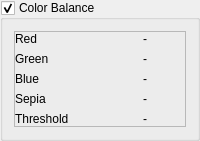
        <widget class="QGroupBox" name="coreGroupBox2">
         <property name="title">
          <string>Color Balance</string>
         </property>
         <property name="checkable">
          <bool>true</bool>
         </property>
         <layout class="QVBoxLayout" name="verticalLayout_3">
          <item>
           <widget class="QFrame" name="colorBalanceFrame">
            <property name="frameShape">
             <enum>QFrame::StyledPanel</enum>
            </property>
            <property name="frameShadow">
             <enum>QFrame::Raised</enum>
            </property>
            <layout class="QVBoxLayout" name="verticalLayout_10">
             <property name="leftMargin">
              <number>0</number>
             </property>
             <property name="topMargin">
              <number>0</number>
             </property>
             <property name="rightMargin">
              <number>0</number>
             </property>
             <property name="bottomMargin">
              <number>0</number>
             </property>
             <item>
              <layout class="QVBoxLayout" name="redVerticalLayout">
               <item>
                <layout class="QHBoxLayout" name="horizontalLayout_5">
                 <item>
                  <widget class="QLabel" name="red_lb">
                   <property name="text">
                    <string>Red</string>
                   </property>
                  </widget>
                 </item>
                 <item>
                  <widget class="QLabel" name="red_v_lb">
                   <property name="text">
                    <string>-</string>
                   </property>
                   <property name="alignment">
                    <set>Qt::AlignRight|Qt::AlignTrailing|Qt::AlignVCenter</set>
                   </property>
                  </widget>
                 </item>
                 <item>
                  <widget class="QPushButton" name="red_pb">
                   <property name="sizePolicy">
                    <sizepolicy hsizetype="Maximum" vsizetype="Fixed">
                     <horstretch>0</horstretch>
                     <verstretch>0</verstretch>
                    </sizepolicy>
                   </property>
                   <property name="styleSheet">
                    <string notr="true">border:none; background:transparent;</string>
                   </property>
                   <property name="text">
                    <string/>
                   </property>
                   <property name="icon">
                    <iconset resource="icons.qrc">
                     <normaloff>:/icons/arrow-go-back-line.png</normaloff>:/icons/arrow-go-back-line.png</iconset>
                   </property>
                  </widget>
                 </item>
                </layout>
               </item>
              </layout>
             </item>
             <item>
              <layout class="QVBoxLayout" name="greenVerticalLayout">
               <item>
                <layout class="QHBoxLayout" name="horizontalLayout_6">
                 <item>
                  <widget class="QLabel" name="gre_lb">
                   <property name="text">
                    <string>Green</string>
                   </property>
                  </widget>
                 </item>
                 <item>
                  <widget class="QLabel" name="gre_v_lb">
                   <property name="text">
                    <string>-</string>
                   </property>
                   <property name="alignment">
                    <set>Qt::AlignRight|Qt::AlignTrailing|Qt::AlignVCenter</set>
                   </property>
                  </widget>
                 </item>
                 <item>
                  <widget class="QPushButton" name="gre_pb">
                   <property name="sizePolicy">
                    <sizepolicy hsizetype="Maximum" vsizetype="Fixed">
                     <horstretch>0</horstretch>
                     <verstretch>0</verstretch>
                    </sizepolicy>
                   </property>
                   <property name="styleSheet">
                    <string notr="true">border:none; background:transparent;</string>
                   </property>
                   <property name="text">
                    <string/>
                   </property>
                   <property name="icon">
                    <iconset resource="icons.qrc">
                     <normaloff>:/icons/arrow-go-back-line.png</normaloff>:/icons/arrow-go-back-line.png</iconset>
                   </property>
                  </widget>
                 </item>
                </layout>
               </item>
              </layout>
             </item>
             <item>
              <layout class="QVBoxLayout" name="blueVerticalLayout">
               <item>
                <layout class="QHBoxLayout" name="horizontalLayout_7">
                 <item>
                  <widget class="QLabel" name="blu_lb">
                   <property name="text">
                    <string>Blue</string>
                   </property>
                  </widget>
                 </item>
                 <item>
                  <widget class="QLabel" name="blu_v_lb">
                   <property name="text">
                    <string>-</string>
                   </property>
                   <property name="alignment">
                    <set>Qt::AlignRight|Qt::AlignTrailing|Qt::AlignVCenter</set>
                   </property>
                  </widget>
                 </item>
                 <item>
                  <widget class="QPushButton" name="blu_pb">
                   <property name="sizePolicy">
                    <sizepolicy hsizetype="Maximum" vsizetype="Fixed">
                     <horstretch>0</horstretch>
                     <verstretch>0</verstretch>
                    </sizepolicy>
                   </property>
                   <property name="styleSheet">
                    <string notr="true">border:none; background:transparent;</string>
                   </property>
                   <property name="text">
                    <string/>
                   </property>
                   <property name="icon">
                    <iconset resource="icons.qrc">
                     <normaloff>:/icons/arrow-go-back-line.png</normaloff>:/icons/arrow-go-back-line.png</iconset>
                   </property>
                  </widget>
                 </item>
                </layout>
               </item>
              </layout>
             </item>
             <item>
              <layout class="QVBoxLayout" name="sepiaVerticalLayout">
               <item>
                <layout class="QHBoxLayout" name="horizontalLayout_17">
                 <item>
                  <widget class="QLabel" name="sep_lb">
                   <property name="text">
                    <string>Sepia</string>
                   </property>
                  </widget>
                 </item>
                 <item>
                  <widget class="QLabel" name="sep_v_lb">
                   <property name="text">
                    <string>-</string>
                   </property>
                   <property name="alignment">
                    <set>Qt::AlignRight|Qt::AlignTrailing|Qt::AlignVCenter</set>
                   </property>
                  </widget>
                 </item>
                 <item>
                  <widget class="QPushButton" name="sep_pb">
                   <property name="sizePolicy">
                    <sizepolicy hsizetype="Maximum" vsizetype="Fixed">
                     <horstretch>0</horstretch>
                     <verstretch>0</verstretch>
                    </sizepolicy>
                   </property>
                   <property name="styleSheet">
                    <string notr="true">border:none; background:transparent;</string>
                   </property>
                   <property name="text">
                    <string/>
                   </property>
                   <property name="icon">
                    <iconset resource="icons.qrc">
                     <normaloff>:/icons/arrow-go-back-line.png</normaloff>:/icons/arrow-go-back-line.png</iconset>
                   </property>
                  </widget>
                 </item>
                </layout>
               </item>
              </layout>
             </item>
             <item>
              <layout class="QVBoxLayout" name="thresholdVerticalLayout">
               <item>
                <layout class="QHBoxLayout" name="horizontalLayout_18">
                 <item>
                  <widget class="QLabel" name="thr_lb">
                   <property name="text">
                    <string>Threshold</string>
                   </property>
                  </widget>
                 </item>
                 <item>
                  <widget class="QLabel" name="thr_v_lb">
                   <property name="text">
                    <string>-</string>
                   </property>
                   <property name="alignment">
                    <set>Qt::AlignRight|Qt::AlignTrailing|Qt::AlignVCenter</set>
                   </property>
                  </widget>
                 </item>
                 <item>
                  <widget class="QPushButton" name="thr_pb">
                   <property name="sizePolicy">
                    <sizepolicy hsizetype="Maximum" vsizetype="Fixed">
                     <horstretch>0</horstretch>
                     <verstretch>0</verstretch>
                    </sizepolicy>
                   </property>
                   <property name="styleSheet">
                    <string notr="true">border:none; background:transparent;</string>
                   </property>
                   <property name="text">
                    <string/>
                   </property>
                   <property name="icon">
                    <iconset resource="icons.qrc">
                     <normaloff>:/icons/arrow-go-back-line.png</normaloff>:/icons/arrow-go-back-line.png</iconset>
                   </property>
                  </widget>
                 </item>
                </layout>
               </item>
              </layout>
             </item>
            </layout>
           </widget>
          </item>
         </layout>
        </widget>
